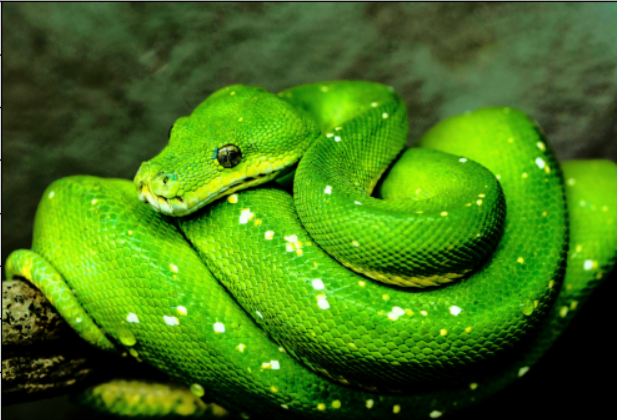
#> input picture snake.jpg, 617 x 420 px
$ jupyter execute DIPT-EXP3.ipynb
#> lines starting #> are read from the running program, lines starting #| are printed output that depends on the picture
## Exp no: 3

## Name : Kirupasagar S

## Reg No : 212224230126

[cell 1]
import cv2
import numpy as np
import matplotlib.pyplot as plt

[cell 2]
img = cv2.imread('snake.jpg', cv2.IMREAD_GRAYSCALE)
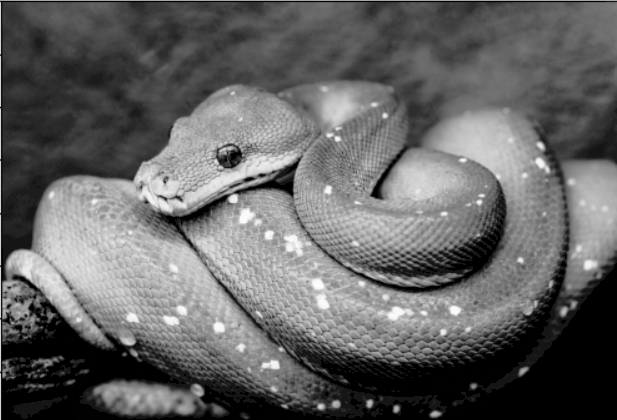
#> img: shape (420, 617); min 0, max 254, mean 99.6

[cell 3]
plt.imshow(img,cmap='gray')
plt.title('Orginal Image')
plt.show()

[cell 4]
plt.hist(img.ravel(),256,range = [0,256]);
plt.title('Orginal Image')
plt.show()
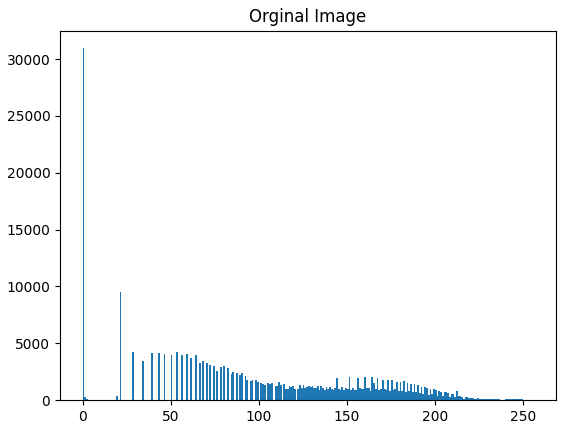
#> figure drawn by matplotlib, 1 panel; tallest bar 30951 high, from x = 0 to 1

[cell 5]
img_eq = cv2.equalizeHist(img)
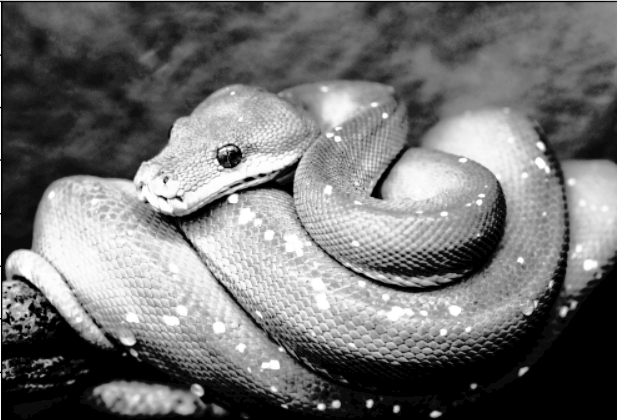
#> img_eq: shape (420, 617); min 0, max 255, mean 113.4

[cell 6]
plt.hist(img_eq.ravel(),256,range=[0,256]);
plt.title('Equalized HIstogram')
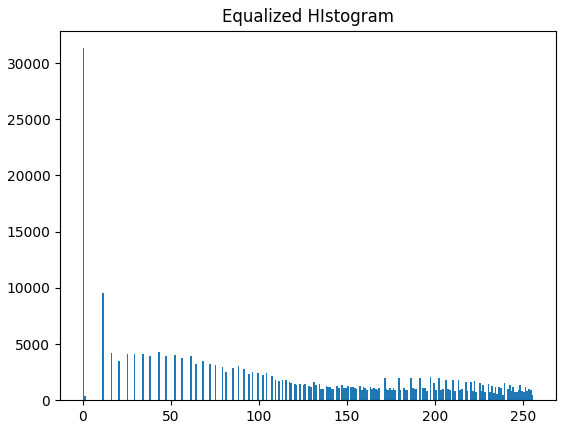
#> figure drawn by matplotlib, 1 panel; tallest bar 31327 high, from x = 0 to 1

[cell 7]
plt.imshow(img_eq,cmap='gray')
plt.title('Orginal Image')
plt.show()

[cell 8]
img = cv2.imread('snake.jpg',cv2.IMREAD_COLOR)
#> img is the input picture: shape (420, 617, 3); mean B, G, R 21, 118.2, 66.9
img_hsv= cv2.cvtColor(img, cv2.COLOR_BGR2HSV)
#> img_hsv: shape (420, 617, 3); mean H, S, V 43.4, 186.1, 118.2

[cell 9]
img_hsv[:,:,2]=cv2.equalizeHist(img_hsv[:,:,2])
#> img_hsv: shape (420, 617, 3); mean H, S, V 43.4, 186.1, 119.8

[cell 10]
img_eq=cv2.cvtColor(img_hsv,cv2.COLOR_HSV2BGR)
#> img_eq: shape (420, 617, 3)
plt.imshow(img_eq[:,:,::-1]);
plt.title('Equalized Image')
plt.show

[cell 11]
plt.hist(img_eq.ravel(),256,range=[0,256]);
plt.title('Equalized HIstogram')
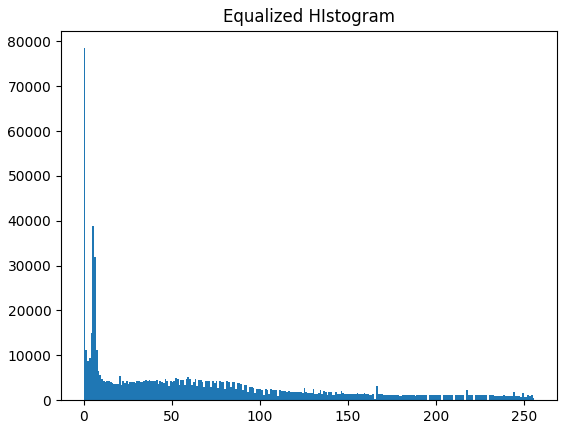
#> figure drawn by matplotlib, 1 panel; tallest bar 78470 high, from x = 0 to 1

[cell 12]
plt.hist(img_eq.ravel(),256,range = [0,256]);
plt.title('color image')
plt.show()
#> figure, not shown here; tallest bar 78470 high, from x = 0 to 1
